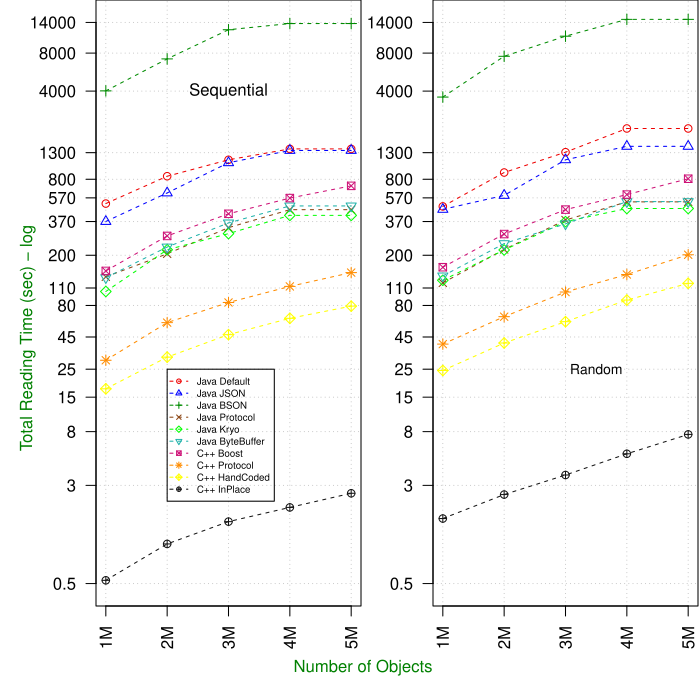

Generate this figure with R:

library(plyr)
# library(ggplot2)
# require(cowplot)


# function definition for calculating mean of data 

calulateMeanDataTotaltime <- function(myfilename,nr, n){
  
  totaltime <- matrix(nrow= nr, ncol=n)
  
  # run for all 5 experiments 
  for(i in 1:nr){
    #       file = paste("data/java/resultJavaReadObjects_100_", i,  sep = "")
    file = paste(myfilename, i,  sep = "")
    file <- paste(file, ".txt" , sep="")
    mydata <- read.delim(file, header=TRUE, sep="#")
    totaltime[i,] <-  mydata[['totaltime']]- mydata[['iotime']]
  }
  
  finalTime <- vector() 
  
  for(j in 1:n){
    tmp<-0
    for(i in 1:nr){
      tmp= tmp+totaltime[i,j]   
    }
    tmp=tmp/nr
    finalTime[j] <- tmp
  }
  
  # print("This is before replacing")
  # print(mydata)
  mydata$totaltime<-finalTime
  return(mydata)
}


#Java Results
dataj1 = calulateMeanDataTotaltime("data/Java_Results/readobjects/result_java_readobjects_1000000_",1 ,12)
dataj1$size <-1000000 

# load data for 2M objects read 
dataj2 = calulateMeanDataTotaltime("data/Java_Results/readobjects/result_java_readobjects_2000000_",1 , 12)
dataj2$size <-2000000 


# load data for 3M objects read 
dataj3 = calulateMeanDataTotaltime("data/Java_Results/readobjects/result_java_readobjects_3000000_", 1 ,12)
dataj3$size <-3000000 

# load data for 4M objects read 
dataj4 = calulateMeanDataTotaltime("data/Java_Results/readobjects/result_java_readobjects_4000000_",1 , 12)
dataj4$size <-4000000

# load data for 5M objects read 
dataj5 = calulateMeanDataTotaltime("data/Java_Results/readobjects/result_java_readobjects_5000000_",1 , 12)
dataj5$size <-5000000


# CPP Results 
##################################################################
# load data for 1M objects read 
datac1 = calulateMeanDataTotaltime("data/C_Results/readobjects/result_cpp_readobjects_1000000_",5 ,8)
datac1$size <-1000000 

# load data for 2M objects read 
datac2 = calulateMeanDataTotaltime("data/C_Results/readobjects/result_cpp_readobjects_2000000_",5 , 8)
datac2$size <-2000000 


# load data for 3M objects read 
datac3 = calulateMeanDataTotaltime("data/C_Results/readobjects/result_cpp_readobjects_3000000_", 5 ,8)
datac3$size <-3000000 

# load data for 4M objects read 
datac4 = calulateMeanDataTotaltime("data/C_Results/readobjects/result_cpp_readobjects_4000000_",5 , 8)
datac4$size <-4000000

# load data for 5M objects read 
datac5 = calulateMeanDataTotaltime("data/C_Results/readobjects/result_cpp_readobjects_5000000_",5 , 8)
datac5$size <-5000000


# bind the data frames together 
data <- rbind(datac1,datac2,datac3,datac4,datac5,dataj1,dataj2,dataj3,dataj4,dataj5)

##################################################################
##################################################################
# Java Defaul results 
javaDefaultSeq <- subset(data, language="ReadTimeJAVA", seq=="true" & method=="Java Default")
javaDefaultSeqV <- vector()
javaDefaultSeqV <-javaDefaultSeq[['totaltime']]

javaDefault <- subset(data, language="ReadTimeJAVA", seq=="false" & method=="Java Default")
javaDefaultV <- vector()
javaDefaultV <-javaDefault[['totaltime']]

# Java Json results 
javaJsonSeq <- subset(data, language="ReadTimeJAVA", seq=="true" & method=="Java Json")
javaJsonSeqV <- vector()
javaJsonSeqV <-javaJsonSeq[['totaltime']]

javaJson <- subset(data, language="ReadTimeJAVA", seq=="false" & method=="Java Json")
javaJsonV <- vector()
javaJsonV <-javaJson[['totaltime']]

# Java Bson results 
javaBsonSeq <- subset(data, language="ReadTimeJAVA", seq=="true" & method=="Java Bson")
javaBsonSeqV <- vector()
javaBsonSeqV <-javaBsonSeq[['totaltime']]

javaBson <- subset(data, language="ReadTimeJAVA", seq=="false" & method=="Java Bson")
javaBsonV <- vector()
javaBsonV <-javaBson[['totaltime']]

# Java ProtoBuf results 
javaProtoBufSeq <- subset(data, language="ReadTimeJAVA", seq=="true" & method=="Java ProtoBuf")
javaProtoBufSeqV <- vector()
javaProtoBufSeqV <-javaProtoBufSeq[['totaltime']]

javaProtoBuf <- subset(data, language="ReadTimeJAVA", seq=="false" & method=="Java ProtoBuf")
javaProtoBufV <- vector()
javaProtoBufV <-javaProtoBuf[['totaltime']]

# Java Kryo results 
javaKryoSeq <- subset(data, language="ReadTimeJAVA", seq=="true" & method=="Java Kryo")
javaKryoSeqV <- vector()
javaKryoSeqV <-javaKryoSeq[['totaltime']]

javaKryo <- subset(data, language="ReadTimeJAVA", seq=="false" & method=="Java Kryo")
javaKryoV <- vector()
javaKryoV <-javaKryo[['totaltime']]

# Java Byte Buffer results 
javaByteBufferSeq <- subset(data, language="ReadTimeJAVA", seq=="true" & method=="Java Byte Buffer")
javaByteBufferSeqV <- vector()
javaByteBufferSeqV <-javaByteBufferSeq[['totaltime']]

javaByteBuffer <- subset(data, language="ReadTimeJAVA", seq=="false" & method=="Java Byte Buffer")
javaByteBufferV <- vector()
javaByteBufferV <-javaByteBuffer[['totaltime']]


# C++  HANDCODED  results 
cppHANDCODEDSeq <- subset(data, language="ReadTimeCPP", seq=="true" & method=="HANDCODED")
cppHANDCODEDSeqV <- vector()
cppHANDCODEDSeqV <-cppHANDCODEDSeq[['totaltime']]

cppHANDCODED <- subset(data, language="ReadTimeCPP",seq=="false" & method=="HANDCODED")
cppHANDCODEDV <- vector()
cppHANDCODEDV <-cppHANDCODED[['totaltime']]

# C++  PROTOBUF  results 
cppPROTOBUFSeq <- subset(data, language="ReadTimeCPP", seq=="true" & method=="PROTOBUF")
cppPROTOBUFSeqV <- vector()
cppPROTOBUFSeqV <-cppPROTOBUFSeq[['totaltime']]

cppPROTOBUF <- subset(data, language="ReadTimeCPP", seq=="false" & method=="PROTOBUF")
cppPROTOBUFV <- vector()
cppPROTOBUFV <-cppPROTOBUF[['totaltime']]


# C++  INPLACE  results 
cppINPLACESeq <- subset(data, language="ReadTimeCPP",  seq=="true" & method=="INPLACE")
cppINPLACESeqV <- vector()
cppINPLACESeqV <- cppINPLACESeq[['totaltime']]

cppINPLACE <- subset(data, language="ReadTimeCPP", seq=="false" & method=="INPLACE")
cppINPLACEV <- vector()
cppINPLACEV <-cppINPLACE[['totaltime']]


# C++  BOOST  results 
cppBOOSTSeq <- subset(data, language="ReadTimeCPP", seq=="true" & method=="BOOST")
cppBOOSTSeqV <- vector()
cppBOOSTSeqV <-cppBOOSTSeq[['totaltime']]

cppBOOST <- subset(data, language="ReadTimeCPP", seq=="false" & method=="BOOST")
cppBOOSTV <- vector()
cppBOOSTV <-cppBOOST[['totaltime']]


plot_colors <- c("darkred", "green","blue", "red","green4", "blue1", "violet", "orange", "deepskyblue" , "blue3")
serialization_methods<-c("Java Default","Java JSON","Java BSON","Java Protocol","Java Kryo","Java ByteBuffer","C++ Boost","C++ Protocol",  "C++ HandCoded", "C++ InPlace")

#################################################
#######     Plots       #########################
#################################################
pdf(file='Experiment_ReadObjects_CPU.pdf',family="Helvetica")

# old.par <- par(mfrow=c(1, 2))
old.par<-par(mfrow=c(1, 2), oma=c(0.1, 0.1, 0.1, 0.1),  pty="m")

op <- par(mar = c(4, 4, 0.1, 0.1))

#par(mfrow=c(1,2),mar=c(2.9,3,1.5,0.5),oma = c(0, 0, 0, 0))

# op <- par(mar = c(4,6,0.2,0.2) + 0.1)
# par(mar=c(4, 4, 1, 1))
# par(oma=c(0, 0, 0, 0))

x <- c(1000000, 2000000,3000000,4000000,5000000)
max_y<-16500
min_y<-0.5
tick_list=c(min_y,3, 8,15, 25, 45,  80, 110, 200,370,570,800,1300,4000,8000,12000,max_y)

y_labels<- sprintf("%s",tick_list);

# Java Deafult
plot(javaDefaultSeqV, log="y", type="o", pch=1, lty=2,lwd=1, ylim=c(min_y, max_y), axes=FALSE, ann=FALSE,  panel.first=abline(h= tick_list, v=c(1, 2, 3, 4, 5), lty=3, col=plot_colors[1]))

# Make x axis using one to 5 labels
axis(1, at=c(1, 2, 3, 4, 5), labels=c("1M","2M","3M", "4M","5M"), las=2 )

# Make y axis with horizontal labels that display ticks at 
axis(2, las=1, at = tick_list, labels=y_labels)

#lines for Json
lines(javaJsonSeqV , type="o", pch=2, lty=2, col=plot_colors[2])

#lines for Bson 
lines(javaBsonSeqV, type="o", pch=3, lty=2, col=plot_colors[3])

#lines for ProtoBuf
lines(javaProtoBufSeqV, type="o", pch=4, lty=2, col=plot_colors[4])

#lines for Kryo
lines(javaKryoSeqV, type="o", pch=5, lty=2, col=plot_colors[5])

#lines for ByteBuffer
lines(javaByteBufferSeqV, type="o", pch=6, lty=2, col=plot_colors[6])

#lines for BOOST C++ 
lines(cppBOOSTSeqV, type="o", pch=7, lty=2, col=plot_colors[7])

#lines for PROTOBUF C++ 
lines(cppPROTOBUFSeqV, type="o", pch=8, lty=2, col=plot_colors[8])

#lines for HANDCODED C++ 
lines(cppHANDCODEDSeqV, type="o", pch=9, lty=2, col=plot_colors[9])

#lines for INPLACE C++ 
lines(cppINPLACESeqV, type="o", pch=10, lty=2, col=plot_colors[10])


title(xlab="Number of Objects", col.lab=rgb(0,0.5,0))
title(ylab="Total Reading Time (sec) - log ", col.lab=rgb(0,0.5,0))
text(3, 4000, "Sequential", cex=1.4)

box()
#par(xpd=TRUE)
legend(2, 25, serialization_methods, cex=0.6,  col=plot_colors, pch=2:11, lty=2:2);
##############################################################
##################                   #########################
##################      Next Plot    #########################
##################                   #########################
##############################################################
op <- par(mar = c(4, 4, 0.1, 0.1))

x <- c(1000000, 2000000,3000000,4000000,5000000)
max_y<-25000
min_y<-0.5
tick_list=c(min_y,3, 8,15, 25, 45,  80, 110, 200,370,570,800,1300,4000,8000,12000,max_y)

y_labels<- sprintf("%s",tick_list);

# Java Deafult
plot(javaDefaultV, log="y", type="o", pch=1, lty=2,lwd=1, ylim=c(min_y, max_y), axes=FALSE, ann=FALSE,  panel.first=abline(h= tick_list, v=c(1, 2, 3, 4, 5), lty=3, col=plot_colors[1]))

# Make x axis using one to 5 labels
axis(1, at=c(1, 2, 3, 4, 5), labels=c("1M","2M","3M", "4M","5M"), las=2 )

# Make y axis with horizontal labels that display ticks at 
axis(2, las=1, at = tick_list, labels=y_labels)

#lines for Json
lines(javaJsonV , type="o", pch=2, lty=2, col=plot_colors[2])

#lines for Bson 
lines(javaBsonV, type="o", pch=3, lty=2, col=plot_colors[3])

#lines for ProtoBuf
lines(javaProtoBufV, type="o", pch=4, lty=2, col=plot_colors[4])

#lines for Kryo
lines(javaKryoV, type="o", pch=5, lty=2, col=plot_colors[5])

#lines for ByteBuffer
lines(javaByteBufferV, type="o", pch=6, lty=2, col=plot_colors[6])

#lines for BOOST C++ 
lines(cppBOOSTV, type="o", pch=7, lty=2, col=plot_colors[7])

#lines for PROTOBUF C++ 
lines(cppPROTOBUFV, type="o", pch=8, lty=2, col=plot_colors[8])

#lines for HANDCODED C++ 
lines(cppHANDCODEDV, type="o", pch=9, lty=2, col=plot_colors[9])

#lines for INPLACE C++ 
lines(cppINPLACEV, type="o", pch=10, lty=2, col=plot_colors[10])


title(xlab="Number of Objects", col.lab=rgb(0,0.5,0))
title(ylab="Total Reading Time (sec) - log ", col.lab=rgb(0,0.5,0))
text(3.5, 25, "Random", cex=1.4)

# Create box around plot
box()

par(old.par)
par(xpd=TRUE)


#legend(3.5, 2, c("C++ Boost","C++ Protocol",  "C++ HandCoded", "C++ InPlace"), cex=0.9,  col=c( "violet",  "deepskyblue" , "blue3","orange"), pch=2:11, lty=2:2);
# par(xpd=TRUE)
